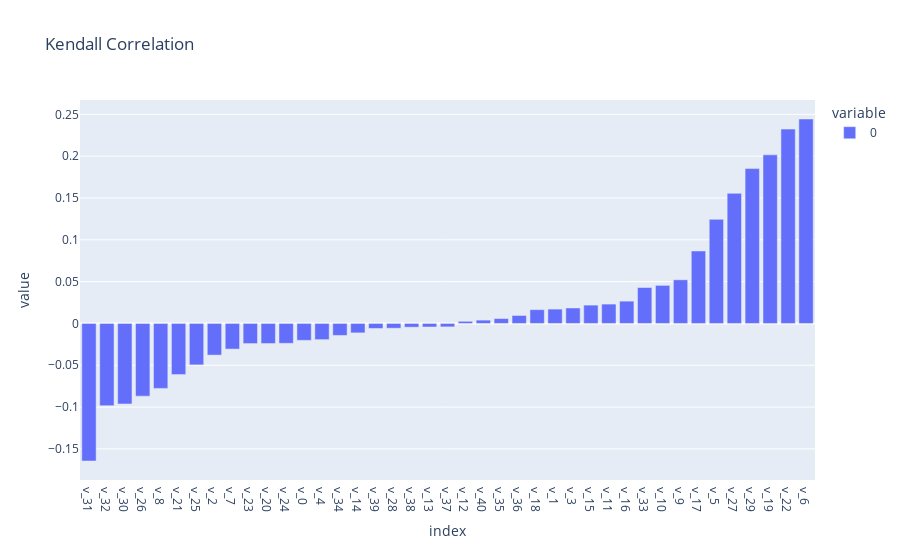

Write notebook code for a chart like this one.
### Code cell
# fig = data.corrwith(data.label, method='kendall').sort_values().iloc[:-1].plot(kind='bar', figsize=(20,5))
fig = data.corrwith(data.label, method='kendall').sort_values().iloc[:-1].plot(kind='bar',title='Kendall Correlation')
fig

### Figure 1 — Plotly figure (JSON) as saved in the notebook; plotly's stock layout.template omitted (floating-point values rounded to 4 significant figures)
{"data": [{"alignmentgroup": "True", "hovertemplate": "variable=0<br>index=%{x}<br>value=%{y}<extra></extra>", "legendgroup": "0", "marker": {"color": "#636efa", "pattern": {"shape": ""}}, "name": "0", "offsetgroup": "0", "orientation": "v", "showlegend": true, "textposition": "auto", "type": "bar", "x": ["v_31", "v_32", "v_30", "v_26", "v_8", "v_21", "v_25", "v_2", "v_7", "v_23", "v_20", "v_24", "v_0", "v_4", "v_34", "v_14", "v_39", "v_28", "v_38", "v_13", "v_37", "v_12", "v_40", "v_35", "v_36", "v_18", "v_1", "v_3", "v_15", "v_11", "v_16", "v_33", "v_10", "v_9", "v_17", "v_5", "v_27", "v_29", "v_19", "v_22", "v_6"], "xaxis": "x", "y": [-0.1645, -0.09836, -0.09627, -0.08691, -0.07766, -0.0611, -0.04956, -0.03786, -0.03066, -0.02408, -0.024, -0.02377, -0.02024, -0.01936, -0.01435, -0.01127, -0.006002, -0.005712, -0.004482, -0.004228, -0.004106, 0.002548, 0.003992, 0.005845, 0.009538, 0.01648, 0.01715, 0.01849, 0.02193, 0.02315, 0.02667, 0.04295, 0.04553, 0.05217, 0.08664, 0.1245, 0.1556, 0.1852, 0.2016, 0.2324, 0.2445], "yaxis": "y"}], "layout": {"autosize": true, "barmode": "relative", "dragmode": "zoom", "legend": {"title": {"text": "variable"}, "tracegroupgap": 0}, "title": {"text": "Kendall Correlation"}, "xaxis": {"anchor": "y", "autorange": true, "domain": [0, 1], "range": [-0.5, 40.5], "title": {"text": "index"}, "type": "category"}, "yaxis": {"anchor": "x", "autorange": true, "domain": [0, 1], "range": [-0.1872, 0.2672], "title": {"text": "value"}, "type": "linear"}}}
